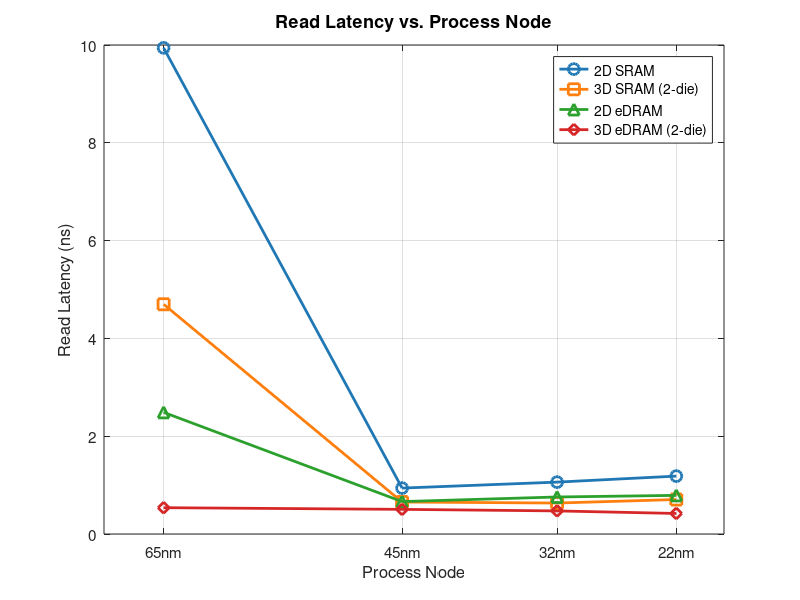

Source code (MATLAB):
% fig2_read_latency_vs_node.m
% Read Latency (Cache Hit Latency) vs. Process Node — ESE5760 Final Project
% Data: DESTINY simulation, 2MB / 256-bit / Assoc=1 / LOP / 350K / WriteEDP

nodes = [65, 45, 32, 22];   % nm

lat_2D_SRAM  = [9.942, 0.939, 1.061, 1.184];
lat_3D_SRAM  = [4.698, 0.654, 0.633, 0.705];
lat_2D_eDRAM = [2.488, 0.663, 0.757, 0.790];
lat_3D_eDRAM = [0.538, 0.504, 0.472, 0.420];

figure('Position', [100 100 700 500]);

plot(nodes, lat_2D_SRAM,  '-o', 'Color', [0.122 0.467 0.706], 'LineWidth', 2, 'MarkerSize', 8, 'DisplayName', '2D SRAM'); hold on;
plot(nodes, lat_3D_SRAM,  '-s', 'Color', [1.000 0.498 0.055], 'LineWidth', 2, 'MarkerSize', 8, 'DisplayName', '3D SRAM (2-die)');
plot(nodes, lat_2D_eDRAM, '-^', 'Color', [0.173 0.627 0.173], 'LineWidth', 2, 'MarkerSize', 8, 'DisplayName', '2D eDRAM');
plot(nodes, lat_3D_eDRAM, '-d', 'Color', [0.839 0.153 0.157], 'LineWidth', 2, 'MarkerSize', 8, 'DisplayName', '3D eDRAM (2-die)');

set(gca, 'XDir', 'reverse', 'XTick', nodes, 'XTickLabel', {'65nm','45nm','32nm','22nm'}, 'FontSize', 11);
xlim([18 70]);
xlabel('Process Node', 'FontSize', 12);
ylabel('Read Latency (ns)', 'FontSize', 12);
title('Read Latency vs. Process Node', 'FontSize', 13, 'FontWeight', 'bold');
legend('Location', 'northeast', 'FontSize', 10);
grid on;
box on;

print('-djpeg', '-r150', fullfile(fileparts(mfilename('fullpath')), '..', 'plots', 'fig2_read_latency_vs_node.jpg'));
